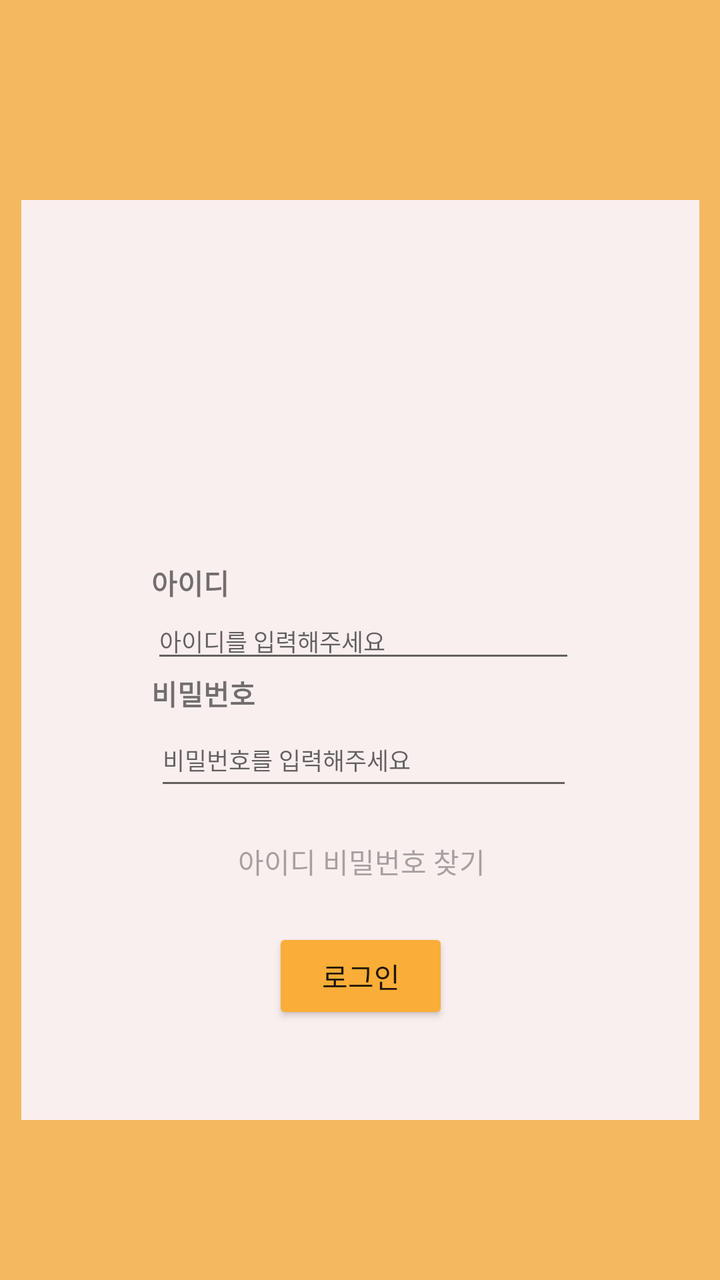
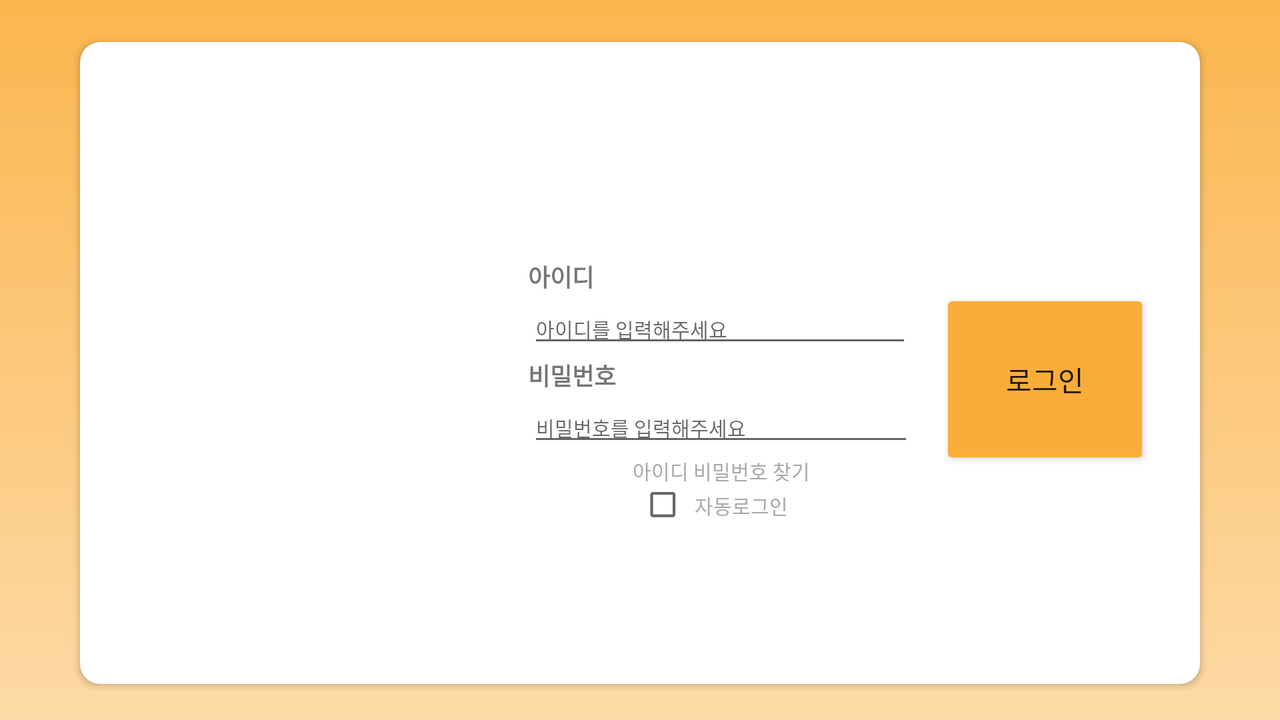

An Android layout and its configuration variant, each rendered on a device that would load it. The default file and the variant file are quoted in full after the pictures.
<!-- AndroidManifest.xml: application theme Theme.SolarPred -->
<!-- res/layout/activity_login.xml -->
<?xml version="1.0" encoding="utf-8"?>
<androidx.constraintlayout.widget.ConstraintLayout xmlns:android="http://schemas.android.com/apk/res/android"
    xmlns:app="http://schemas.android.com/apk/res-auto"
    xmlns:tools="http://schemas.android.com/tools"
    android:layout_width="match_parent"
    android:layout_height="match_parent"
    android:background="#F4B960"
    tools:context=".LoginActivity">


    <androidx.constraintlayout.widget.ConstraintLayout
        android:id="@+id/constraintLayout"
        android:layout_width="339dp"
        android:layout_height="460dp"
        android:layout_marginStart="50dp"
        android:layout_marginTop="100dp"
        android:layout_marginEnd="50dp"
        android:background="#FAEFEF"
        app:layout_constraintEnd_toEndOf="parent"
        app:layout_constraintStart_toStartOf="parent"
        app:layout_constraintTop_toTopOf="parent">

        <ImageView
            android:id="@+id/imageView"
            android:layout_width="212dp"
            android:layout_height="176dp"
            android:layout_marginTop="5dp"
            app:layout_constraintEnd_toEndOf="parent"
            app:layout_constraintHorizontal_bias="0.511"
            app:layout_constraintStart_toStartOf="parent"
            app:layout_constraintTop_toTopOf="parent"
            app:srcCompat="@drawable/logo" />

        <EditText
            android:id="@+id/loginId"
            android:layout_width="0dp"
            android:layout_height="wrap_content"
            android:ems="10"
            android:hint="@string/edtId"
            android:inputType="textPersonName"
            android:textSize="12sp"
            app:layout_constraintBottom_toTopOf="@+id/textView3"
            app:layout_constraintEnd_toEndOf="@+id/imageView"
            app:layout_constraintStart_toStartOf="@+id/imageView"
            app:layout_constraintTop_toBottomOf="@+id/textView2" />

        <TextView
            android:id="@+id/textView3"
            android:layout_width="wrap_content"
            android:layout_height="wrap_content"
            android:text="@string/tvPw"
            android:textStyle="bold"
            app:layout_constraintBottom_toTopOf="@+id/loginPw"
            app:layout_constraintStart_toStartOf="@+id/loginId"
            app:layout_constraintTop_toBottomOf="@+id/loginId" />

        <EditText
            android:id="@+id/loginPw"
            android:layout_width="209dp"
            android:layout_height="43dp"
            android:ems="10"
            android:hint="@string/edtPw"
            android:inputType="textPassword"
            android:textSize="12sp"
            app:layout_constraintBottom_toTopOf="@+id/textView4"
            app:layout_constraintEnd_toEndOf="@+id/loginId"
            app:layout_constraintStart_toStartOf="@+id/textView3"
            app:layout_constraintTop_toBottomOf="@+id/textView3" />

        <TextView
            android:id="@+id/findUser"
            android:layout_width="wrap_content"
            android:layout_height="wrap_content"
            android:text="@string/findUser"
            android:textColor="#92686666"
            app:layout_constraintBottom_toTopOf="@+id/btnLogin"
            app:layout_constraintEnd_toEndOf="@+id/loginPw"
            app:layout_constraintHorizontal_bias="0.488"
            app:layout_constraintStart_toStartOf="@+id/loginPw"
            app:layout_constraintTop_toBottomOf="@+id/loginPw"
            app:layout_constraintVertical_bias="0.466" />

        <Button
            android:id="@+id/btnLogin"
            android:layout_width="wrap_content"
            android:layout_height="wrap_content"
            android:layout_marginBottom="48dp"
            android:backgroundTint="#faad38"
            android:text="@string/btnLogin"
            app:layout_constraintBottom_toBottomOf="parent"
            app:layout_constraintEnd_toEndOf="@+id/loginPw"
            app:layout_constraintHorizontal_bias="0.487"
            app:layout_constraintStart_toStartOf="@+id/loginPw"
            app:layout_constraintTop_toBottomOf="@+id/textView4" />

        <TextView
            android:id="@+id/textView2"
            android:layout_width="wrap_content"
            android:layout_height="wrap_content"
            android:text="@string/tvId"
            android:textSize="14sp"
            android:textStyle="bold"
            app:layout_constraintStart_toStartOf="@+id/imageView"
            app:layout_constraintTop_toBottomOf="@+id/imageView" />

    </androidx.constraintlayout.widget.ConstraintLayout>

</androidx.constraintlayout.widget.ConstraintLayout>
<!-- resources referenced by this layout -->
<resources>
  <string name="btnLogin">로그인</string>
  <string name="edtId">아이디를 입력해주세요</string>
  <string name="edtPw">비밀번호를 입력해주세요</string>
  <string name="findUser">아이디 비밀번호 찾기</string>
  <string name="tvId">아이디</string>
  <string name="tvPw">비밀번호</string>
  <style name="Theme.SolarPred" parent="Theme.AppCompat.Light.NoActionBar">
          
          <item name="colorPrimary">@color/purple_500</item>
          <item name="colorPrimaryVariant">@color/purple_700</item>
          <item name="colorOnPrimary">@color/white</item>
          
          <item name="colorSecondary">@color/teal_200</item>
          <item name="colorSecondaryVariant">@color/teal_700</item>
          <item name="colorOnSecondary">@color/black</item>
          
          <item name="android:statusBarColor" tools:targetApi="l">#F7F5F2</item>
          
          <item name="windowNoTitle">true</item>
          <item name="android:windowLightStatusBar" tools:targetApi="m">true</item>
      </style>
</resources>
<!-- res/layout-land/activity_login.xml (the repository's variant of the layout above) -->
<!-- drawn on the phone turned sideways -->
<?xml version="1.0" encoding="utf-8"?>
<androidx.constraintlayout.widget.ConstraintLayout xmlns:android="http://schemas.android.com/apk/res/android"
    xmlns:app="http://schemas.android.com/apk/res-auto"
    xmlns:tools="http://schemas.android.com/tools"
    android:layout_width="match_parent"
    android:layout_height="match_parent"
    android:background="@drawable/gradient_1"
    tools:context=".LoginActivity">


    <androidx.cardview.widget.CardView
        android:id="@+id/cardView"
        android:layout_width="560dp"
        android:layout_height="321dp"
        android:layout_marginStart="50dp"
        android:layout_marginTop="50dp"
        android:layout_marginEnd="50dp"
        android:layout_marginBottom="70dp"
        android:backgroundTint="#FFFFFF"
        app:cardCornerRadius="10dp"
        app:layout_constraintBottom_toBottomOf="parent"
        app:layout_constraintEnd_toEndOf="parent"
        app:layout_constraintStart_toStartOf="parent"
        app:layout_constraintTop_toTopOf="parent"
        app:layout_constraintVertical_bias="0.362">

        <androidx.constraintlayout.widget.ConstraintLayout
            android:layout_width="match_parent"
            android:layout_height="match_parent">

            <ImageView
                android:id="@+id/imageView"
                android:layout_width="204dp"
                android:layout_height="165dp"
                android:layout_marginStart="15dp"
                app:layout_constraintBottom_toBottomOf="parent"
                app:layout_constraintStart_toStartOf="parent"
                app:layout_constraintTop_toTopOf="parent"
                app:layout_constraintVertical_bias="0.497"
                app:srcCompat="@drawable/logo" />

            <EditText
                android:id="@+id/loginPw"
                android:layout_width="193dp"
                android:layout_height="wrap_content"
                android:ems="10"
                android:hint="@string/edtPw"
                android:inputType="textPassword"
                android:fontFamily="@font/scdream4"
                android:textSize="10sp"
                app:layout_constraintBottom_toTopOf="@+id/findUser"
                app:layout_constraintStart_toStartOf="@+id/textView3"
                app:layout_constraintTop_toBottomOf="@+id/textView3" />

            <TextView
                android:id="@+id/textView2"
                android:layout_width="wrap_content"
                android:layout_height="wrap_content"
                android:layout_marginStart="5dp"
                android:layout_marginTop="28dp"
                android:fontFamily="@font/scdream4"
                android:text="@string/tvId"
                android:textSize="12sp"
                android:textStyle="bold"
                app:layout_constraintBottom_toTopOf="@+id/loginId"
                app:layout_constraintStart_toEndOf="@+id/imageView"
                app:layout_constraintTop_toTopOf="parent"
                app:layout_constraintVertical_chainStyle="packed" />

            <EditText
                android:id="@+id/loginId"
                android:layout_width="192dp"
                android:layout_height="wrap_content"
                android:ems="10"
                android:hint="@string/edtId"
                android:fontFamily="@font/scdream4"
                android:inputType="textPersonName"
                android:textSize="10sp"
                app:layout_constraintBottom_toTopOf="@+id/textView3"
                app:layout_constraintStart_toStartOf="@+id/textView2"
                app:layout_constraintTop_toBottomOf="@+id/textView2" />

            <TextView
                android:id="@+id/textView3"
                android:layout_width="wrap_content"
                android:layout_height="wrap_content"
                android:fontFamily="@font/scdream4"
                android:text="@string/tvPw"
                android:textSize="12sp"
                android:textStyle="bold"
                app:layout_constraintBottom_toTopOf="@+id/loginPw"
                app:layout_constraintStart_toStartOf="@+id/loginId"
                app:layout_constraintTop_toBottomOf="@+id/loginId" />

            <CheckBox
                android:id="@+id/autoLogin"
                style="@style/Widget.AppCompat.CompoundButton.CheckBox"
                android:layout_width="26dp"
                android:layout_height="19dp"
                android:gravity="center"
                android:scaleX="0.7"
                android:scaleY="0.7"
                android:textColor="#92686666"
                android:textSize="8sp"
                app:layout_constraintBottom_toBottomOf="parent"
                app:layout_constraintHorizontal_chainStyle="packed"
                app:layout_constraintStart_toEndOf="@+id/imageView"
                app:layout_constraintStart_toStartOf="@+id/findUser"
                app:layout_constraintTop_toBottomOf="@+id/findUser" />

            <TextView
                android:id="@+id/findUser"
                android:layout_width="wrap_content"
                android:layout_height="wrap_content"
                android:text="@string/findUser"
                android:textColor="#92686666"
                android:fontFamily="@font/scdream4"
                android:textSize="10sp"
                app:layout_constraintBottom_toTopOf="@+id/autoLogin"
                app:layout_constraintEnd_toEndOf="@+id/loginPw"
                app:layout_constraintStart_toStartOf="@+id/loginPw"
                app:layout_constraintTop_toBottomOf="@+id/loginPw" />

            <Button
                android:id="@+id/btnLogin"
                android:layout_width="105dp"
                android:layout_height="90dp"
                android:layout_marginEnd="25dp"
                android:backgroundTint="#faad38"
                android:fontFamily="@font/scdream4"
                android:text="@string/btnLogin"
                app:layout_constraintBottom_toBottomOf="parent"
                app:layout_constraintEnd_toEndOf="parent"
                app:layout_constraintTop_toTopOf="parent"
                app:layout_constraintVertical_bias="0.536" />

            <TextView
                android:id="@+id/textView6"
                android:layout_width="57dp"
                android:layout_height="20dp"
                android:gravity="center"
                android:fontFamily="@font/scdream4"
                android:text="@string/autoLogin"
                android:textColor="#92686666"
                android:textSize="10sp"
                app:layout_constraintBottom_toBottomOf="@+id/autoLogin"
                app:layout_constraintEnd_toEndOf="@+id/findUser"
                app:layout_constraintHorizontal_bias="0.0"
                app:layout_constraintStart_toEndOf="@+id/autoLogin"
                app:layout_constraintTop_toTopOf="@+id/autoLogin"
                app:layout_constraintVertical_bias="0.0" />
        </androidx.constraintlayout.widget.ConstraintLayout>

    </androidx.cardview.widget.CardView>

</androidx.constraintlayout.widget.ConstraintLayout>
<!-- resources referenced by the variant -->
<!-- as the phone turned sideways resolves them -->
<resources>
  <!-- drawable gradient_1 (drawable) -->
  <?xml version="1.0" encoding="utf-8"?>
      <shape xmlns:android="http://schemas.android.com/apk/res/android" android:shape="rectangle">
          <gradient
              android:angle="90"
              android:endColor="#fbb64e"
              android:startColor="#fddaa7"
              android:type="linear" />
      </shape>
  <string name="autoLogin">자동로그인</string>
  <string name="btnLogin">로그인</string>
  <string name="edtId">아이디를 입력해주세요</string>
  <string name="edtPw">비밀번호를 입력해주세요</string>
  <string name="findUser">아이디 비밀번호 찾기</string>
  <string name="tvId">아이디</string>
  <string name="tvPw">비밀번호</string>
  <style name="Theme.SolarPred" parent="Theme.AppCompat.Light.NoActionBar">
          
          <item name="colorPrimary">@color/purple_500</item>
          <item name="colorPrimaryVariant">@color/purple_700</item>
          <item name="colorOnPrimary">@color/white</item>
          
          <item name="colorSecondary">@color/teal_200</item>
          <item name="colorSecondaryVariant">@color/teal_700</item>
          <item name="colorOnSecondary">@color/black</item>
          
          <item name="android:statusBarColor" tools:targetApi="l">#F7F5F2</item>
          
          <item name="windowNoTitle">true</item>
          <item name="android:windowLightStatusBar" tools:targetApi="m">true</item>
      </style>
</resources>
